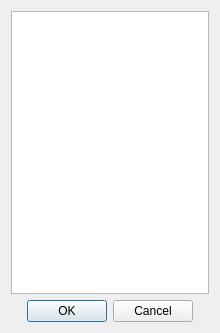
<?xml version="1.0" encoding="UTF-8"?>
<ui version="4.0">
 <class>IDFindWindow</class>
 <widget class="QDialog" name="IDFindWindow">
  <property name="geometry">
   <rect>
    <x>0</x>
    <y>0</y>
    <width>220</width>
    <height>333</height>
   </rect>
  </property>
  <property name="windowTitle">
   <string>Stored IDs</string>
  </property>
  <layout class="QGridLayout" name="gridLayout">
   <item row="2" column="0">
    <widget class="QDialogButtonBox" name="buttonBox">
     <property name="orientation">
      <enum>Qt::Horizontal</enum>
     </property>
     <property name="standardButtons">
      <set>QDialogButtonBox::Cancel|QDialogButtonBox::Ok</set>
     </property>
     <property name="centerButtons">
      <bool>true</bool>
     </property>
    </widget>
   </item>
   <item row="0" column="0">
    <widget class="QListWidget" name="listWidgetIDs">
     <property name="editTriggers">
      <set>QAbstractItemView::NoEditTriggers</set>
     </property>
     <property name="textElideMode">
      <enum>Qt::ElideMiddle</enum>
     </property>
    </widget>
   </item>
  </layout>
 </widget>
 <resources/>
 <connections>
  <connection>
   <sender>buttonBox</sender>
   <signal>accepted()</signal>
   <receiver>IDFindWindow</receiver>
   <slot>accept()</slot>
   <hints>
    <hint type="sourcelabel">
     <x>248</x>
     <y>254</y>
    </hint>
    <hint type="destinationlabel">
     <x>157</x>
     <y>274</y>
    </hint>
   </hints>
  </connection>
  <connection>
   <sender>buttonBox</sender>
   <signal>rejected()</signal>
   <receiver>IDFindWindow</receiver>
   <slot>reject()</slot>
   <hints>
    <hint type="sourcelabel">
     <x>316</x>
     <y>260</y>
    </hint>
    <hint type="destinationlabel">
     <x>286</x>
     <y>274</y>
    </hint>
   </hints>
  </connection>
 </connections>
</ui>
